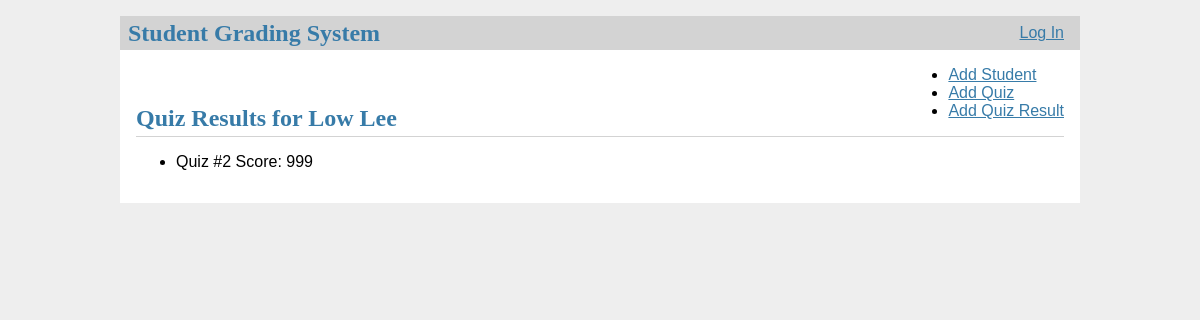
Page /student/3 (signed in) on the committed database.
### tables this page shows
CREATE TABLE students
( 
	student_id INTEGER PRIMARY KEY,
    student_last_name varchar(255) NOT NULL,
    student_first_name varchar(255) NOT NULL
);

CREATE TABLE student_results
(
    student_id INT,
    quiz_id INT,
    quiz_score INT,
    FOREIGN KEY (student_id)
        REFERENCES students(student_id),
    FOREIGN KEY (quiz_id)
        REFERENCES quizzes(quiz_id)
);

### studentreportapp.py (the view)
@app.route('/student/<ID>')
@login_required
def view_quiz_results(ID):
    conn = sqlite3.connect(hw12_db)
    cur = conn.cursor()
    with conn:
        try:
            cur.execute("""
                    SELECT students.student_first_name, students.student_last_name, student_results.quiz_id, student_results.quiz_score
                    FROM students
                    INNER JOIN student_results ON students.student_id = student_results.student_id
                    WHERE students.student_id=?""",ID)
            results = cur.fetchall()
            return render_template('quiz_results.html', quiz_result = results)
        except Error as e:
            flash(e)
            return render_template('quiz_results.html', quiz_result = None)

### studentreportapp.py (called while the page is built)
def login_required(view):
    @functools.wraps(view)
    def wrapped_view(**kwargs):
        if session.get('user_id') is None:
            return redirect('/login')
        return view(**kwargs)
    return wrapped_view

### templates/quiz_results.html
{% extends 'base.html' %}
{% block header %}
  <h1>{% block title %}{% if not quiz_result %}No Quiz Results!{% else %}Quiz Results for {{quiz_result[0][0]}} {{quiz_result[0][1]}}{% endif %}{% endblock %}</h1>
  <ul>
    <li><a href="{{ url_for('add_student') }}">Add Student</a></li>
    <li><a href="{{ url_for('add_quiz') }}">Add Quiz</a></li>
    <li><a href="{{ url_for('add_results')}}">Add Quiz Result</a></li>
  </ul>
{% endblock %}
{% block content %}
  {% if quiz_result == None %}
    No Results
  {% else %}
    {% for item in quiz_result %}
    <ul>
        <li>Quiz #{{item[2]}} Score: {{item[3]}}</li>
    </ul>
    {% endfor %}
   {% endif %}
{% endblock %}

### static/style.css (style rules this page uses)
h1 { font-family: serif; color: #377ba8; margin: 1rem 0; }
a { color: #377ba8; }
.content > header h1 { flex: auto; margin: 1rem 0 0.25rem 0; }

### rows in the picture
students: student_first_name "Low", student_last_name "Lee"
student_results: quiz "2", quiz_score "999"
